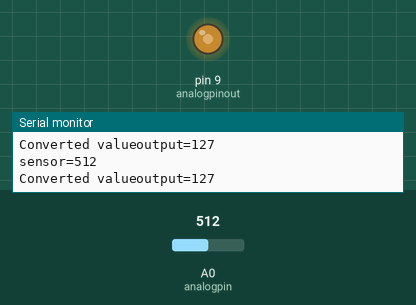
The sketch below on a simulated Arduino Uno, built with avr-gcc and run on an emulated ATmega328P. Shown: output pins drawn as LEDs (lit = HIGH), the last lines printed to the serial monitor. The inputs (shaded band) are chosen by the test bench; at power-on: A0 (analogpin) = 512.

Above: at 2.8 s.
2.9 s: A0 (analogpin) set to 716
At 5.0 s:
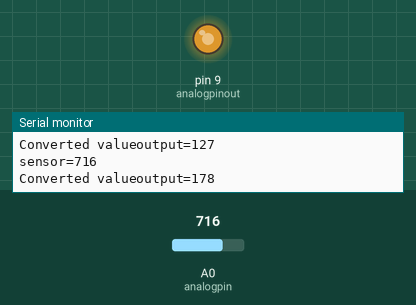
5.6 s: A0 (analogpin) set to 900
At 6.6 s:
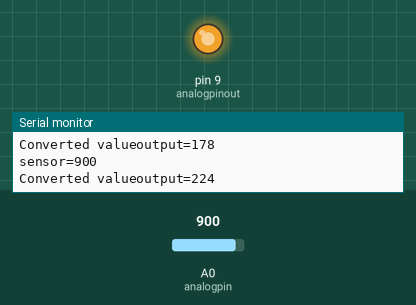
8.3 s: A0 (analogpin) set to 122
At 10.9 s:
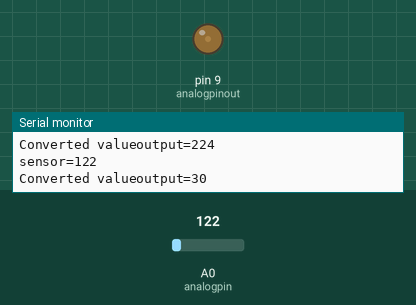
11.5 s: A0 (analogpin) set to 0
At 12.4 s:
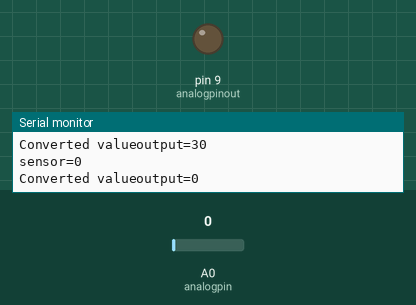
14.2 s: A0 (analogpin) set to 511
At 16.7 s:
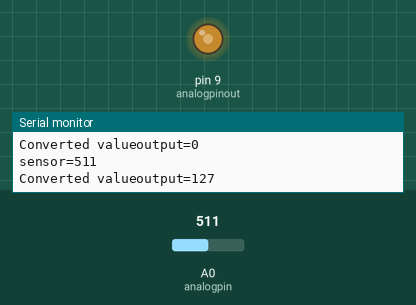
Timing chart, 0 to 18.2 s (numbered marks = the images above; inputs shaded):
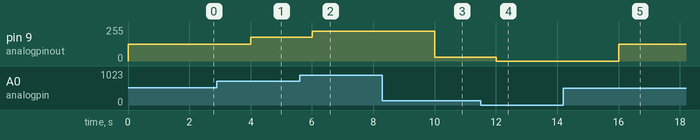

Measured:
- after the input at 2.9 s, pin 9 (analogpinout): 127/255 → 178/255 after 1.1 s
- after the input at 5.6 s, pin 9 (analogpinout): 178/255 → 224/255 after 0.40 s
- after the input at 8.3 s, pin 9 (analogpinout): 224/255 → 30/255 after 1.7 s
- after the input at 11.5 s, pin 9 (analogpinout): 30/255 → 0/255 after 0.50 s
- after the input at 14.2 s, pin 9 (analogpinout): 0/255 → 127/255 after 1.8 s

The sketch:

LED_fade_with_potentiometer1_ino.ino
```cpp
const int analogpin=0;
const int analogpinout=9;
int  sensorvalue=0;
int outputvalue=0;


void setup(){
 //pinMode(LED, OUTPUT);
 //pinMode(resistor, INPUT);
  Serial.begin(9600);
}

void loop(){
  sensorvalue= analogRead(analogpin);

  outputvalue = map(sensorvalue, 0, 1023, 0, 255);
  analogWrite(analogpinout,outputvalue);
  Serial.print("sensor=");
  Serial.println(sensorvalue);
  Serial.print("Converted value");
  Serial.print("output=");
  Serial.println(outputvalue);
  delay(2000);

}
```
